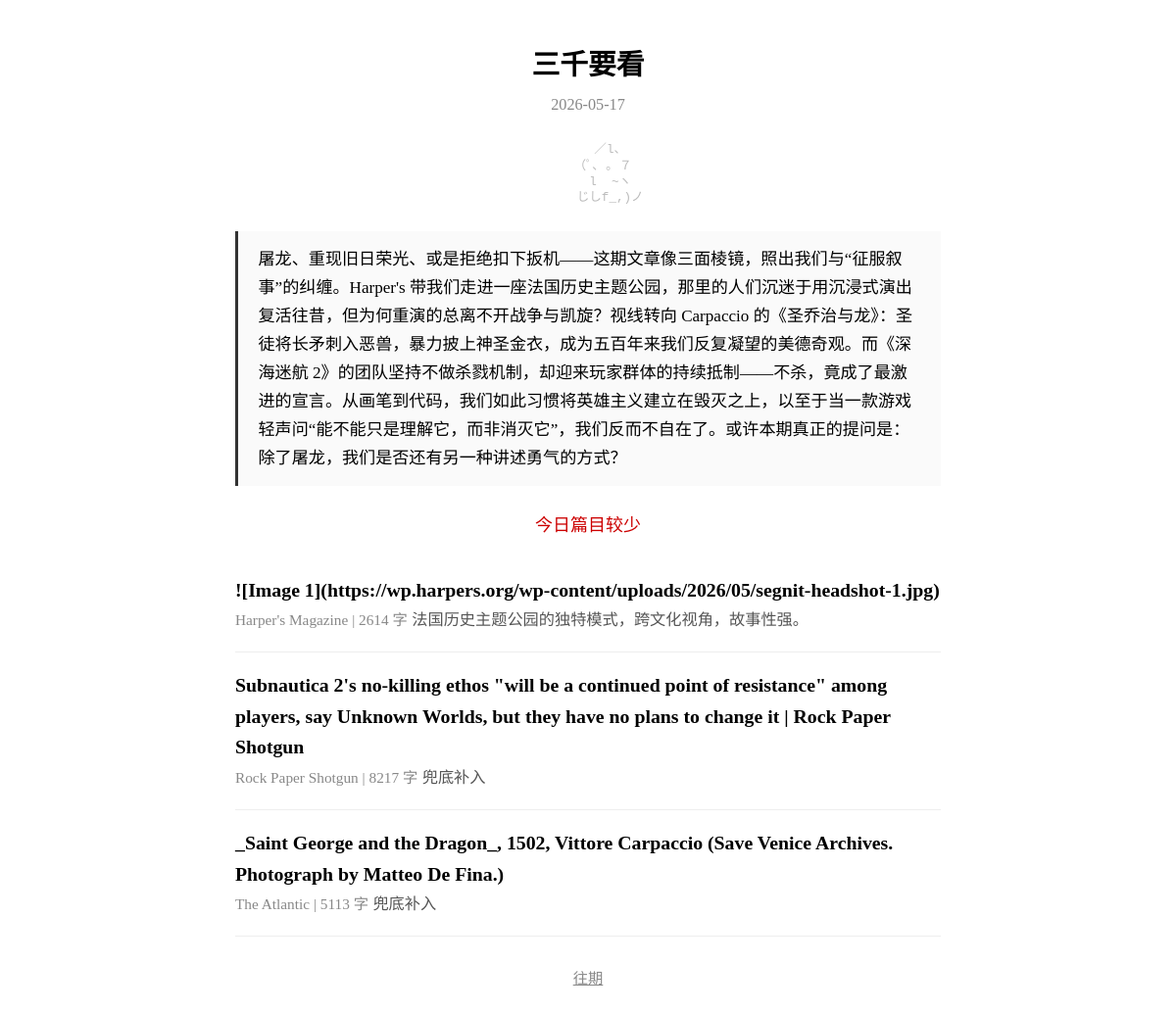
Before: / with the older database file.
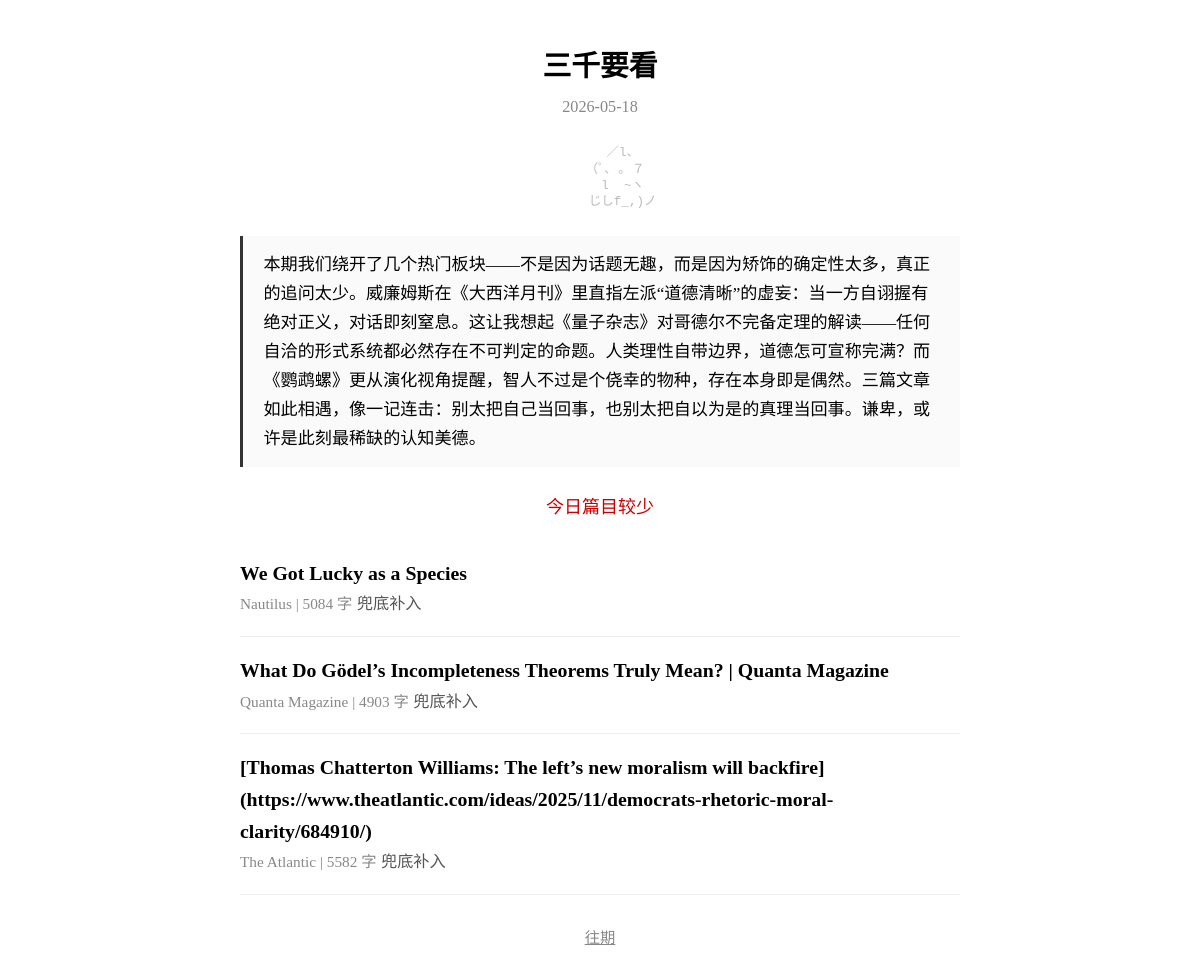
After: the same page with the newer database file.
### tables this page shows
CREATE TABLE issues (
            date TEXT PRIMARY KEY,
            articles TEXT NOT NULL DEFAULT '[]',
            editor_note TEXT NOT NULL DEFAULT '',
            stats TEXT NOT NULL DEFAULT '{}',
            epub_sent_at TEXT
        );

CREATE TABLE articles (
            id TEXT PRIMARY KEY,
            title_zh TEXT NOT NULL DEFAULT '',
            source TEXT NOT NULL DEFAULT '',
            source_url TEXT NOT NULL DEFAULT '',
            author TEXT NOT NULL DEFAULT '',
            summary_zh TEXT NOT NULL DEFAULT '',
            tags TEXT NOT NULL DEFAULT '[]',
            word_count_zh INTEGER NOT NULL DEFAULT 0,
            original_word_count INTEGER NOT NULL DEFAULT 0,
            translation_model TEXT NOT NULL DEFAULT '',
            prompt_version TEXT NOT NULL DEFAULT '',
            quality_score TEXT NOT NULL DEFAULT '{}',
            read_status TEXT NOT NULL DEFAULT 'unread',
            read_at TEXT,
            fetched_at TEXT NOT NULL DEFAULT ''
        , section_id TEXT NOT NULL DEFAULT '', has_spoiler INTEGER NOT NULL DEFAULT 0, topic_keywords TEXT NOT NULL DEFAULT '[]');

### server.py (the view)
@app.get("/", response_class=HTMLResponse)
async def index():
    latest_date = get_latest_issue_date()
    today_str = date.today().isoformat()
    if not latest_date:
        template = env.get_template("index.html")
        return template.render(issue=None, articles=[], today=today_str)
    issue = get_issue(latest_date)
    if not issue:
        template = env.get_template("index.html")
        return template.render(issue=None, articles=[], today=today_str)
    article_ids = issue.get("articles", [])
    articles = get_articles_by_ids(article_ids)
    template = env.get_template("index.html")
    return template.render(issue=issue, articles=articles, today=latest_date)

### templates/index.html (shortened to what this page needs)
<!DOCTYPE html>
<html lang="zh-CN">
<head>
</head>
<body>
{% if issue %}
<h1>三千要看</h1>
<div class="date">{{ today }}</div>
<pre class="cat-art">
      ／l、
    （ﾟ､ ｡ ７
      l  ~ヽ
      じしf_,)ノ
</pre>
<div class="editor-note">
{{ issue.editor_note | e }}
</div>
{% if issue.stats.get('fallback_note') %}
<p style="color:#c00;text-align:center">{{ issue.stats.fallback_note }}</p>
{% endif %}
<ul class="article-list">
{% for a in articles %}
<li class="article-item">
  <a href="/article/{{ a.id }}">
    <span class="title">{{ a.title_zh or a.id }}</span>
    <span class="meta">{{ a.source }} | {{ a.word_count_zh }} 字</span>
    <span class="summary">{{ a.summary_zh }}</span>
  </a>
</li>
{% endfor %}
</ul>
{% endif %}
<div class="footer">
  <a href="/archive">往期</a>
</div>
</body>
</html>

### templates/index.html (style rules this page uses)
body { max-width:720px;margin:0 auto;padding:24px 18px;background:#fff;color:#000;font-size:18px;line-height:1.6;font-family:serif }
h1 { text-align:center;font-size:1.6em;margin-bottom:.2em }
.date { text-align:center;color:#888;font-size:.9em;margin-bottom:1.5em }
.editor-note { border-left:3px solid #333;padding:.8em 1.2em;margin:1.5em 0;background:#fafafa;font-size:.95em;line-height:1.7 }
.article-list { list-style:none;padding:0 }
.article-item { padding:1em 0;border-bottom:1px solid #eee }
.article-item a { text-decoration:none;color:#000 }
.article-item .title { font-size:1.1em;font-weight:bold;display:block }
.article-item .meta { color:#888;font-size:.85em;margin-top:.3em }
.article-item .summary { color:#555;font-size:.9em;margin-top:.4em;line-height:1.5 }
.footer { text-align:center;margin-top:2em;font-size:.85em }
.footer a { color:#888 }
.cat-art { text-align:center;color:#bbb;font-size:.7em;line-height:1.3;margin:1em 0 }

Changed rows visible on the page:
removed issues: date "2026-05-17", editor_note "屠龙、重现旧日荣光、或是拒绝扣下扳机——这期文章像三面棱镜，照出我们与“征服叙事”的纠缠。Harper's 带我们走进一座法国历史主题公园，那里的人们沉迷于用沉浸式演出复活往昔，但为何重演的总离不开战争与凯旋？视线转向 Carpaccio 的《圣乔治与龙》：圣徒将长矛刺入恶兽，暴力披上神圣金衣，成为五百年来我们反复凝望的美德奇观。而《深海迷航 2》的团队坚持不做杀戮机制，却迎来玩家群体的持续抵制——不杀，竟成了最激进的宣言。从画笔到代码，我们如此习惯将英雄主义建立在毁灭之上，以至于当一款游戏轻声问“能不能只是理解它，而非消灭它”，我们反而不自在了。或许本期真正的提问是：除了屠龙，我们是否还有另一种讲述勇气的方式？"
removed articles: title_zh "![Image 1](https://wp.harpers.org/wp-content/uploads/2026/05/segnit-headshot-1.jpg)", source "Harper's Magazine", word_count_zh "2614", summary_zh "法国历史主题公园的独特模式，跨文化视角，故事性强。"
removed articles: title_zh "Subnautica 2's no-killing ethos \"will be a continued point of resistance\" among players, say Unknown Worlds, but they have no plans to change it | Rock Paper Shotgun", source "Rock Paper Shotgun", word_count_zh "8217", summary_zh "兜底补入"
removed articles: title_zh "_Saint George and the Dragon_, 1502, Vittore Carpaccio (Save Venice Archives. Photograph by Matteo De Fina.)", source "The Atlantic", word_count_zh "5113", summary_zh "兜底补入"
added issues: date "2026-05-18", editor_note "本期我们绕开了几个热门板块——不是因为话题无趣，而是因为矫饰的确定性太多，真正的追问太少。威廉姆斯在《大西洋月刊》里直指左派“道德清晰”的虚妄：当一方自诩握有绝对正义，对话即刻窒息。这让我想起《量子杂志》对哥德尔不完备定理的解读——任何自洽的形式系统都必然存在不可判定的命题。人类理性自带边界，道德怎可宣称完满？而《鹦鹉螺》更从演化视角提醒，智人不过是个侥幸的物种，存在本身即是偶然。三篇文章如此相遇，像一记连击：别太把自己当回事，也别太把自以为是的真理当回事。谦卑，或许是此刻最稀缺的认知美德。"
added articles: title_zh "We Got Lucky as a Species", source "Nautilus", word_count_zh "5084", summary_zh "兜底补入"
added articles: title_zh "What Do Gödel’s Incompleteness Theorems Truly Mean? | Quanta Magazine", source "Quanta Magazine", word_count_zh "4903", summary_zh "兜底补入"
added articles: title_zh "[Thomas Chatterton Williams: The left’s new moralism will backfire](https://www.theatlantic.com/ideas/2025/11/democrats-rhetoric-moral-clarity/684910/)", source "The Atlantic", word_count_zh "5582", summary_zh "兜底补入"
